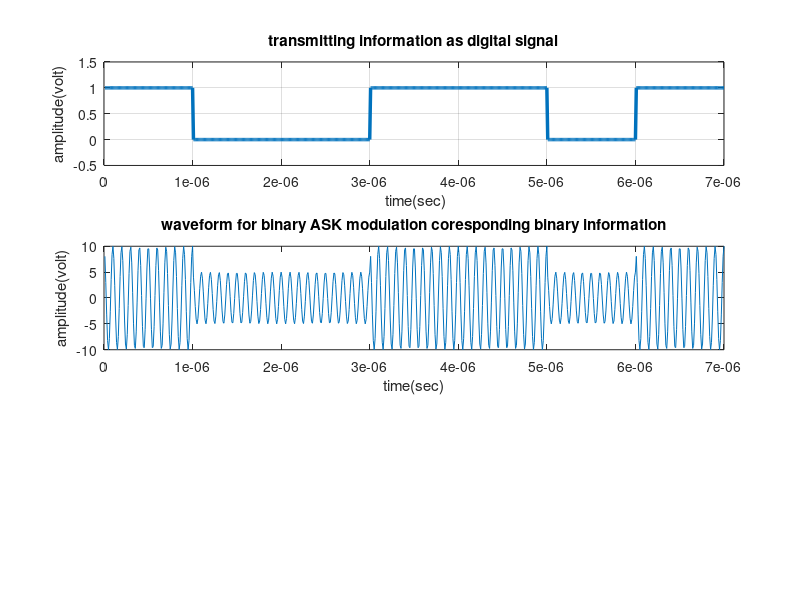

Recreate this plot in MATLAB.
%%%%%%%%%%%%%%%%%%%%%%%%%%%%%%%%%%%%%%%%%%%%%%%%%%%%%%%%%%%%%%%%%%%%%%%%%%%
%                        CO250-MINI PROJECT

%Performance analysis of state-of-the-art Digital-to-Analog Conversion
%techniques using Binary Amplitude Shift Keying (BASK) and Multi Amplitude
%Shift Keying 

%MEMBERS:
%1. PALAK SINGHAL  16CO129
%2. GOVIND JEEVAN  16CO221
%3. PRASANTH SAGAR 16CO225

%%%%%%%%%%%%%%%%%%%%%%%%%%%%%%%%%%%%%%%%%%%%%%%%%%%%%%%%%%%%%%%%%%%%%%%%%%%%

clc;
clear all;
close all;

% Binary message of length 7
x=[ 1 0 0 1 1 0 1];                                   
% Bit period(time taken to transmit a bit)
bp=.000001;  
%displaying the binary message
disp(' Binary information at Trans mitter :');
disp(x);

%Conversion of binary message to a binary signal
%Definign an empty array called bit
bit=[]; 
%For each unit of message we check whether it's a one or zero and on the
%basis of that we fill a matrix of dimensions 1*100 with that particular
%value and later adding it to the bit array
for n=1:1:length(x)
    if x(n)==1;
       se=ones(1,100);
    else x(n)==0;
        se=zeros(1,100);
    end
     bit=[bit se];

end
%t1 is the time period which increments in units of bit period/100
%bit period/100 will be the time taken for each unit of value in the bit
%matrix for plotting binary signal
t1=bp/100:bp/100:100*length(x)*(bp/100);
subplot(3,1,1);
%plotting t1 on the x axis vs the bit matrix on the y axis 
plot(t1,bit,'lineWidth',2.5);grid on;
%the x axis will start from 0 and will got till the length multiplied by
%bit period which basically gives the total time for which the signal
%propogates
%the y axis ranges from -.5 to 1.5
axis([ 0 bp*length(x) -.5 1.5]);
ylabel('amplitude(volt)');
xlabel(' time(sec)');
title('transmitting information as digital signal');



%XXXXXXXXXXXXXXXXXXXXXXX Binary-ASK modulation XXXXXXXXXXXXXXXXXXXXXXXXXXX%

% Amplitude of carrier signal for information 1
A1=10;   
% Amplitude of carrier signal for information 0
A2=5; 
%rate at which bit is transmitted is 1/bit period
br=1/bp;       
% Carrier frequency is taken to be 10 times the bit rate
f=br*10;                                                 
%t2 is the time taken for 1 bit to be transferred as analog signal and it
%is incremented by bit period/99
t2=bp/99:bp/99:bp;              
%ss gives the length of time priod t2
ss=length(t2);
%initializing empty matrix m to plot the analog transmitted signal later
m=[];
%the loop runs for the length of the message where each iteration of the
%loop adds an array of elements which gives the analog signal for time
%period t2 based on the message signal by imposing it on the carroier
%signal of frequency f
for (i=1:1:length(x))
    if (x(i)==1)
        y=A1*cos(2*pi*f*t2);
    else
        y=A2*cos(2*pi*f*t2);
    end
    m=[m y];
end
%like t1, t2 is the total time period for which the signal exists
t3=bp/99:bp/99:bp*length(x);
subplot(3,1,2);
%plotting time t3 on the x axis and m(matrix containing the approximate
%digital signal as y axis)
plot(t3,m);
xlabel('time(sec)');
ylabel('amplitude(volt)');
title('waveform for binary ASK modulation coresponding binary information');

%%%%%%%%%%%%%%%%%%%%%%%%%%%%%%%%%%%%%%%%%%%%%%%%%%%%%%%%%%%%%%%%%%%%%%%%%%%%